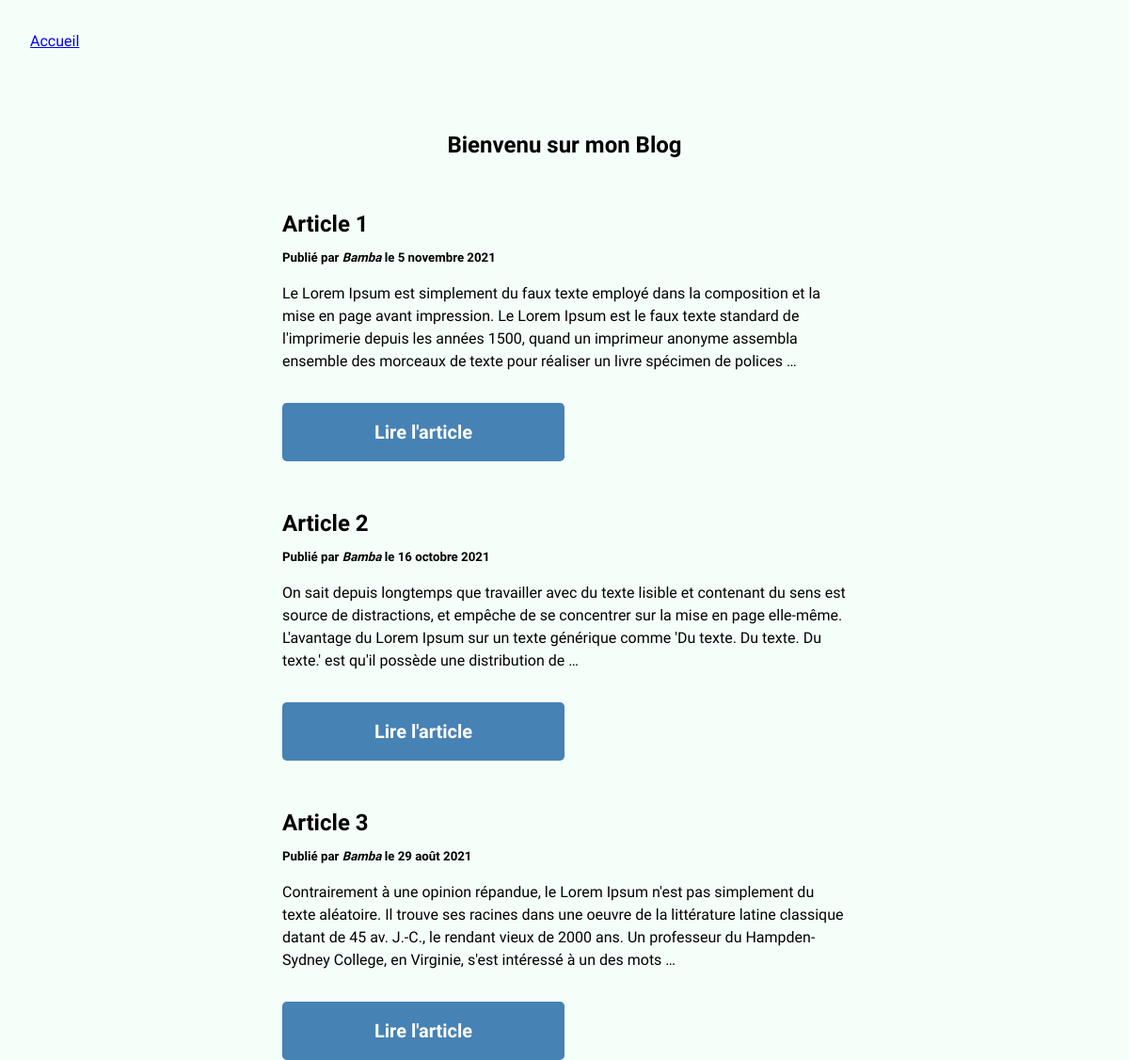
The page / on the database its author committed.
### posts/models.py (models this page shows, shortened)
class BlogPost(models.Model):
    title = models.CharField(max_length=255, unique=True, verbose_name="Titre")
    slug = models.SlugField(max_length=255, unique=True, blank=True)
    author = models.ForeignKey(User, on_delete=models.SET_NULL, null=True, blank=True)
    last_updated = models.DateTimeField(auto_now=True)
    created_on = models.DateField(null=True, blank=True)
    published = models.BooleanField(default=False, verbose_name="Publié")
    content = models.TextField(blank=True, verbose_name="Contenu")
    thumbnail = models.ImageField(blank=True, upload_to='blog')
    class Meta:
        ordering = ['-created_on']
        verbose_name = "Article"
    @property
    def author_or_default(self):
        return self.author.username if self.author else "L'auteur inconu"

### posts/views.py (the view)
# urls.py: path('', BlogHome.as_view(), name='home'),
class BlogHome(ListView):
    model = BlogPost
    context_object_name = "posts"
    def get_queryset(self):
        queryset = super().get_queryset()
        if self.request.user.is_authenticated:
            return queryset
        return queryset.filter(published=True)

### posts/templates/posts/blogpost_list.html (shortened to what this page needs)
{% extends 'base.html'%}
{% block content %}
    <h1> Bienvenu sur mon Blog</h1>
    {% for post in posts %}
    <article>
        <div class="post-title">
            <h2>{{post.title}}</h2>
        </div>
            <h5 class="post-author"> Publié par <i>{{post.author_or_default}}</i> le {{post.created_on|date:'j F Y'}}</h5>
            <p  class="post-excerpt">{{post.content|safe|truncatewords:50}} </p>
            <form action="{% url 'posts:post' slug=post.slug %}">
                <button class="btn btn-submit">Lire l'article</button>
            </form>
    </article>
    {% endfor  %}
{% endblock %}

### templates/base.html (shortened to what this page needs)
<!DOCTYPE html>
{% load static %}
<html lang="fr">
<head>
    <link rel="stylesheet" href="{% static 'css/style.css' %}">
</head>
<body>
    <nav>
        <a href=" {% url 'posts:home'%}">Accueil</a>
    </nav>
    <section id="blog">
        {% block content %}
        {% endblock %}
    </section>
</body>
</html>

### posts/static/css/style.css (style rules this page uses)
body { font-family: 'Raleway', sans-serif; background-color: mintcream; }
nav { margin : 2rem; display: flex; justify-content: space-between; }
#blog { display: flex; flex-direction: column; align-items : center; margin-top : 5rem; }
#blog article { width: 50%; margin-top : 3rem; }
.post-title { display:flex; align-items:center; }
.post-author { margin : .5rem 0; }
.post-excerpt { margin-bottom: 1rem; }
.btn { padding: 1rem; border:none; font-weight: 600; font-size: 1.25rem; border-radius: .3rem; color:white; width: 50%; margin-top: 1rem; cursor: pointer; }
.btn-submit { background-color: steelblue; }

### rows shown on the page
BlogPost: title "Article 1", author_or_default "Bamba", created_on "5 novembre 2021", content "Le Lorem Ipsum est simplement du faux texte employé dans la composition et la mise en page avant impression. Le Lorem Ipsum est le faux texte standard de l'imprimerie depuis les années 1500, quand un imprimeur anonyme assembla ensemble des morceaux de texte pour réaliser un livre spécimen de polices …"
BlogPost: title "Article 2", author_or_default "Bamba", created_on "16 octobre 2021", content "On sait depuis longtemps que travailler avec du texte lisible et contenant du sens est source de distractions, et empêche de se concentrer sur la mise en page elle-même. L'avantage du Lorem Ipsum sur un texte générique comme 'Du texte. Du texte. Du texte.' est qu'il possède une distribution de …"
BlogPost: title "Article 3", author_or_default "Bamba", created_on "29 août 2021", content "Contrairement à une opinion répandue, le Lorem Ipsum n'est pas simplement du texte aléatoire. Il trouve ses racines dans une oeuvre de la littérature latine classique datant de 45 av. J.-C., le rendant vieux de 2000 ans. Un professeur du Hampden-Sydney College, en Virginie, s'est intéressé à un des mots …"
